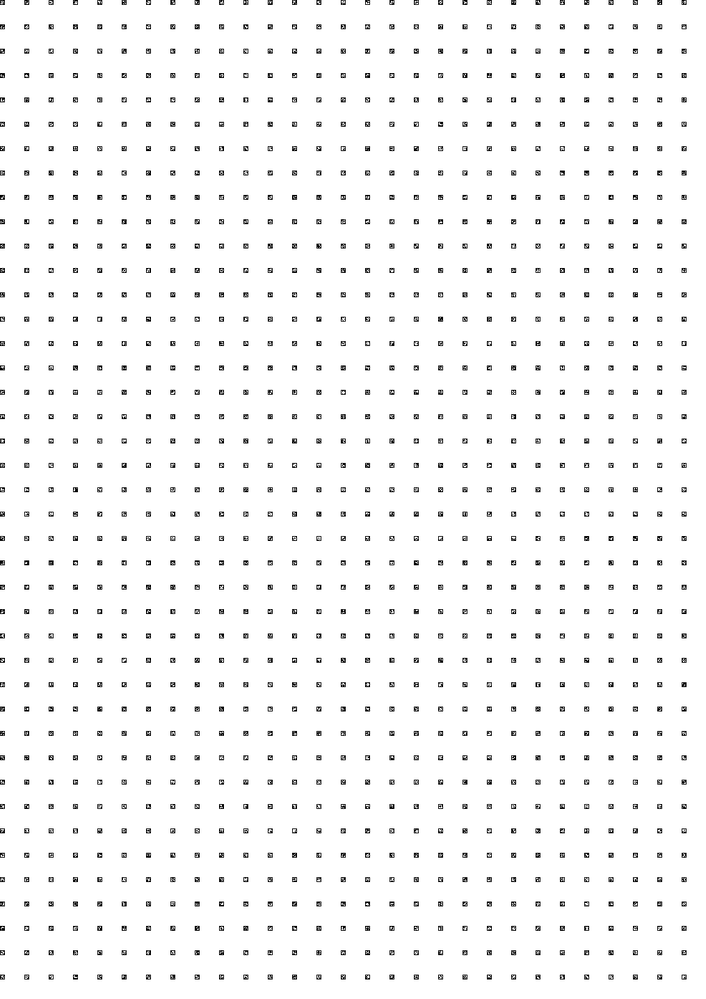
%> input picture CameraCalibration/aruco_grid_5x5_1000.png, 706 x 999 px, shrunk from 1015 x 1435 before the run
$ octave --eval "detect10mmGrid('aruco_grid_5x5_1000.png');"   (GNU Octave 9; MATLAB toolbox functions it lacks are replaced by stand-ins)
%> lines starting %> are read from the running program, lines starting %| are printed output that depends on the picture; in (x1, y1, x2, y2) boxes, pixels count from 0 and x2, y2 are one past the last pixel; in counts of white or black regions, pixels touching at a corner belong together; the program's own positions count from 1
function detect10mmGrid(imagePath)
%> called with imagePath = 'aruco_grid_5x5_1000.png'
    % Read the image
    image = imread(imagePath);
%> image is the input picture: size 999x706 uint8; min 0, max 255, mean 247.1
    grayImage = rgb2gray(image);

    % Apply a median filter to reduce noise while preserving edges
    filteredImage = medfilt2(grayImage, [3 3]);
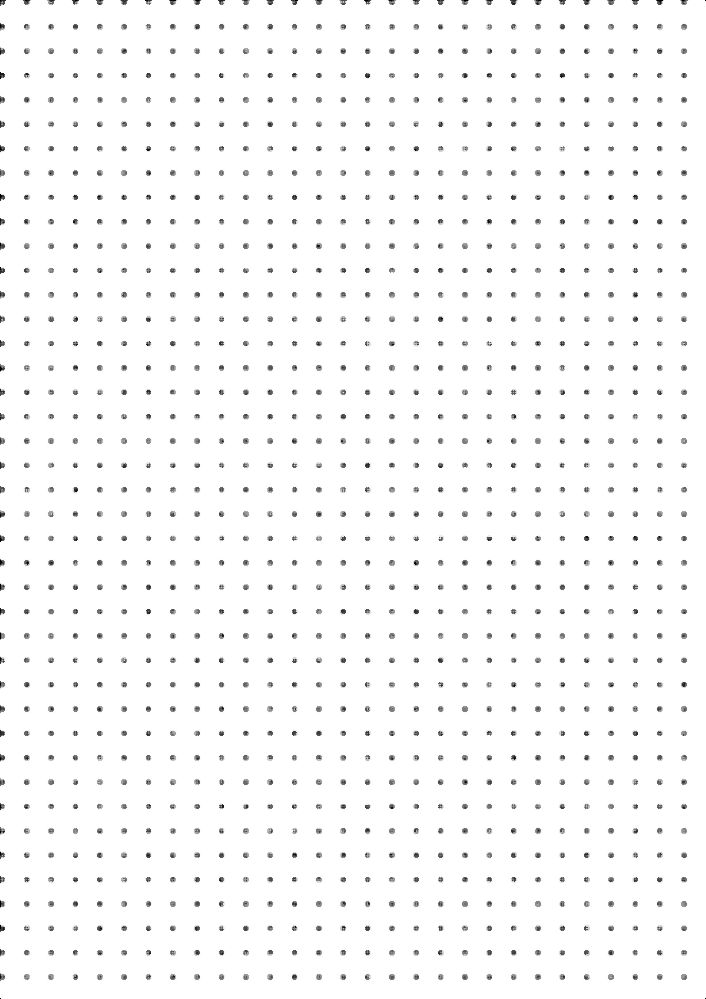
%> filteredImage: size 999x706 uint8; min 0, max 255, mean 248.8

    % Apply adaptive thresholding to get a binary image
    binImage = imbinarize(filteredImage, 'adaptive', 'ForegroundPolarity','dark','Sensitivity',0.4);
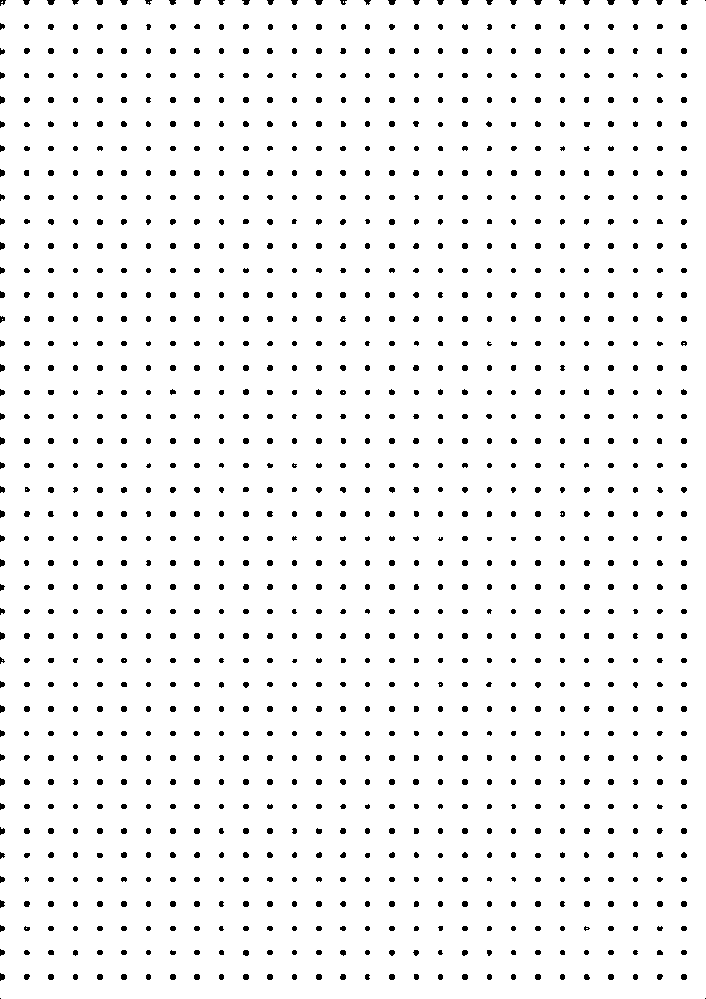
%> binImage: size 999x706 logical; 95.5% white; 1192 black regions (42 under 20 px), largest, box (x1, y1, x2, y2) and area: (121, 24, 127, 30) 32, (316, 24, 322, 30) 32, (681, 24, 687, 30) 32

    % Perform the Hough Transform to find lines
    [H, theta, rho] = hough(binImage);
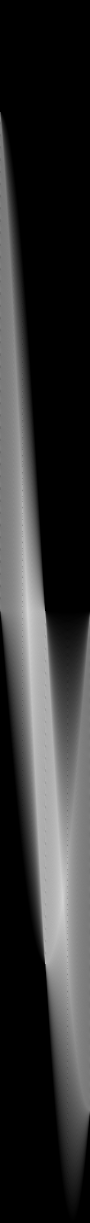
%> H: size 2445x180 double (shown at 1/2 size); min 0, max 1412, mean 275.6; drawn with min black and max white
%> theta = 180 values from -90 to 89; rho = 2445 values from -1222 to 1222
    peaks = houghpeaks(H, 100, 'threshold', ceil(0.3*max(H(:))), 'NHoodSize', [5 5]);
%> peaks = 100 rows, first 12: [1021 46; 1024 46; 1029 46; 1038 46; 1041 46; 1046 46; 1055 46; 1058 46; 1062 46; 1072 46; 1075 46; 1079 46]
    lines = houghlines(binImage, theta, rho, peaks, 'FillGap', 20, 'MinLength', 40);
%> lines = 100 lines; longest, point1 to point2 (x, y): (1, 286) to (706, 992), (1, 282) to (706, 988), (1, 275) to (706, 981), (1, 262) to (706, 968), (1, 258) to (706, 964), (1, 251) to (706, 957)

    % Display the original image
    figure, imshow(image), title('Detected 10mm Grid');
    hold on;

    % Draw the detected lines
    for k = 1:length(lines)
        endpoints = [lines(k).point1; lines(k).point2];
        plot(endpoints(:,1), endpoints(:,2), 'LineWidth', 2, 'Color', 'green');
    end
%> this loop made 100 passes
%> endpoints on passes 1 to 12: [1 286; 706 992], [1 282; 706 988], [1 275; 706 981], [1 262; 706 968], [1 258; 706 964], [1 251; 706 957], [1 238; 706 944], [1 234; 706 940], [1 228; 706 934], [1 214; 706 920], [1 210; 706 916], [1 204; 706 910]
%> `detect10mmGrid('aruco_grid_5x5_1000.png');`:
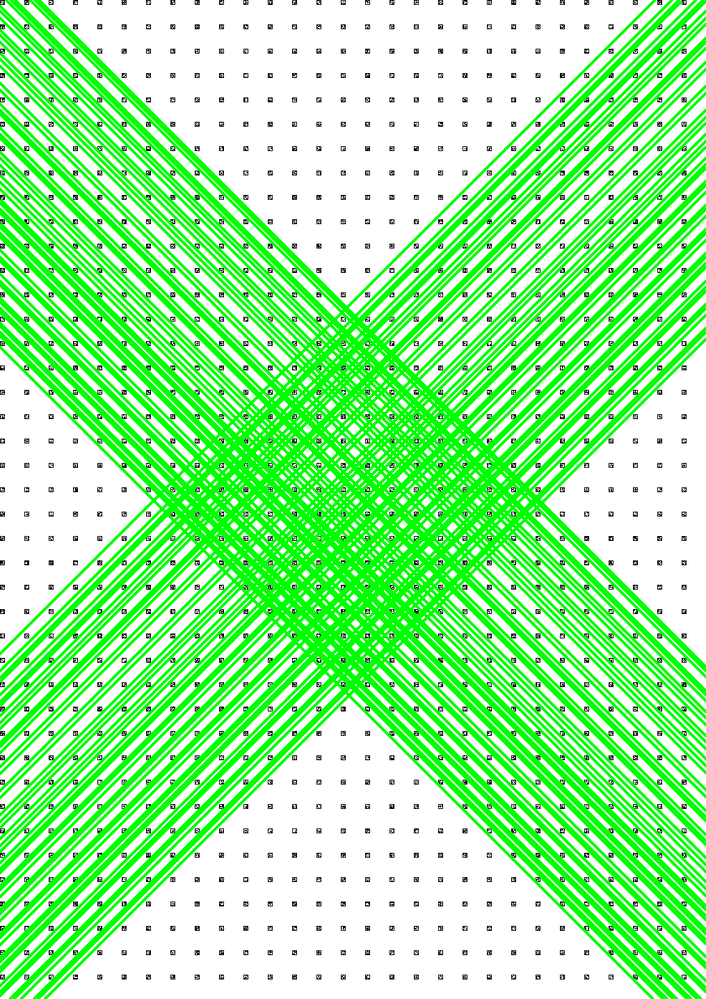
%> figure redrawn from the program's plot data; its title reads 'Detected 10mm Grid'

    hold off;
end

$ run again, on CameraCalibration/aruco_grid_5x5_5mm.png
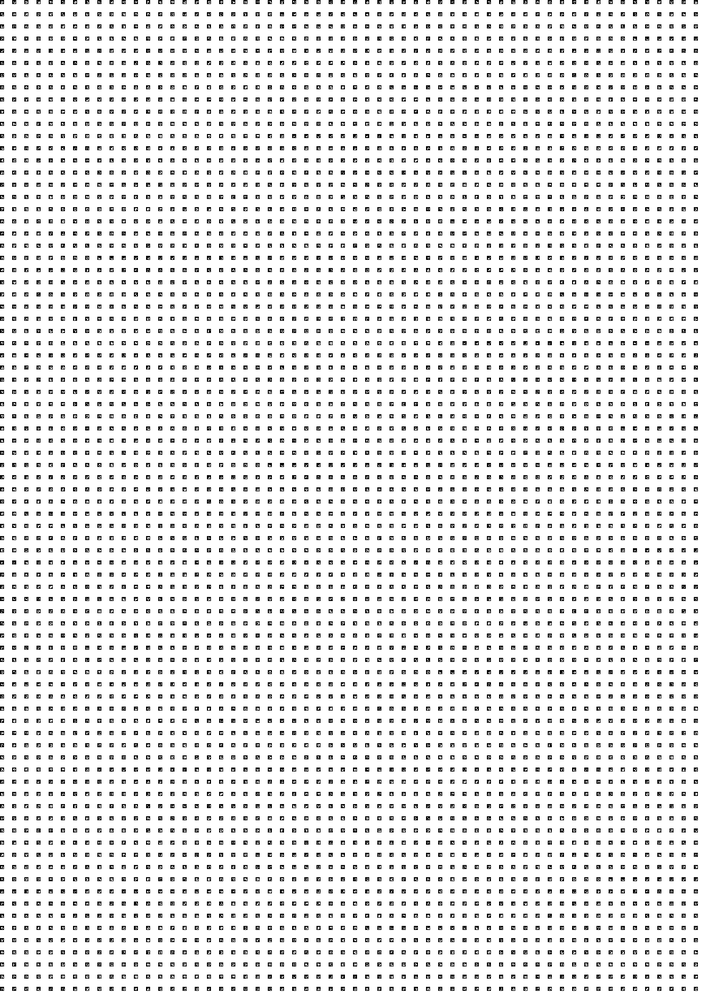
%> input picture CameraCalibration/aruco_grid_5x5_5mm.png, 706 x 999 px, shrunk from 1392 x 1968 before the run
%> in detect10mmGrid, image is the input picture: size 999x706 uint8; min 0, max 255, mean 231.2
%> in detect10mmGrid, `binImage = imbinarize(filteredImage, 'adaptive', 'ForegroundPolarity',..`:
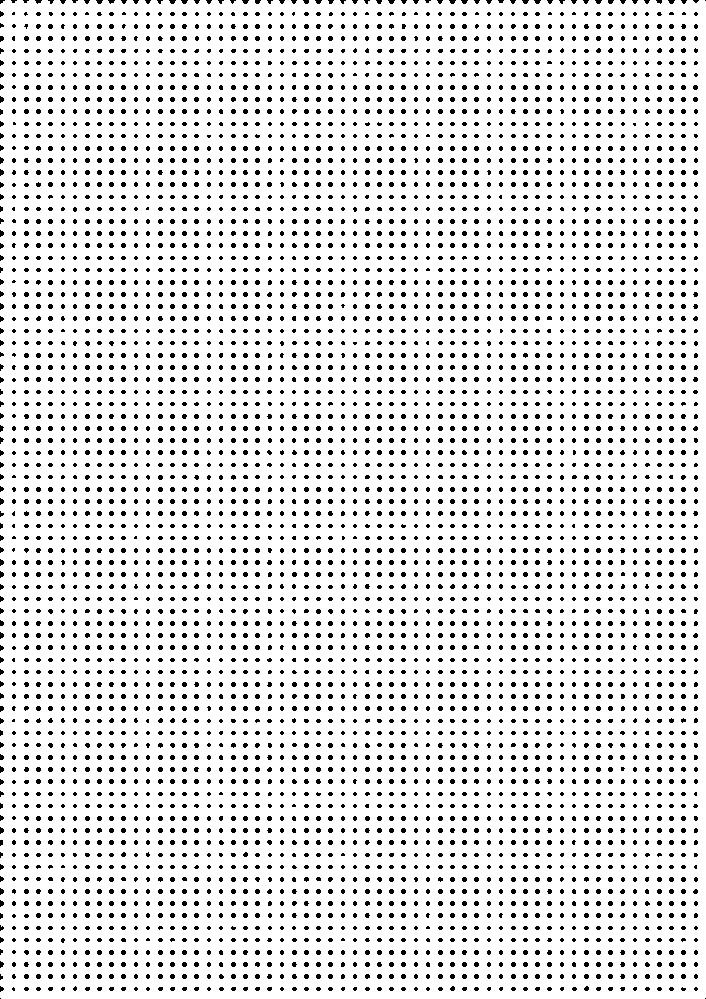
%> binImage: size 999x706 logical; 88.3% white; 4759 black regions (3095 under 20 px), largest, box (x1, y1, x2, y2) and area: (48, 24, 53, 29) 21, (97, 24, 102, 29) 21, (109, 24, 114, 29) 21
%> theta = 180 values from -90 to 89; rho = 2445 values from -1222 to 1222
%> peaks = 100 rows, first 12: [1021 46; 1029 46; 1038 46; 1046 46; 1055 46; 1072 46; 1089 46; 1106 46; 1116 46; 1123 46; 1132 46; 1140 46]
%> lines = 100 lines; longest, point1 to point2 (x, y): (1, 286) to (706, 992), (1, 275) to (706, 981), (1, 262) to (706, 968), (1, 251) to (706, 957), (1, 238) to (706, 944), (1, 214) to (706, 920)
%> the loop in detect10mmGrid, `for k = 1:length(lines)` made 100 passes
%> endpoints on passes 1 to 8: [1 286; 706 992], [1 275; 706 981], [1 262; 706 968], [1 251; 706 957], [1 238; 706 944], [1 214; 706 920], [1 190; 706 896], [1 166; 706 872]
%> `detect10mmGrid('aruco_grid_5x5_1000.png');`:
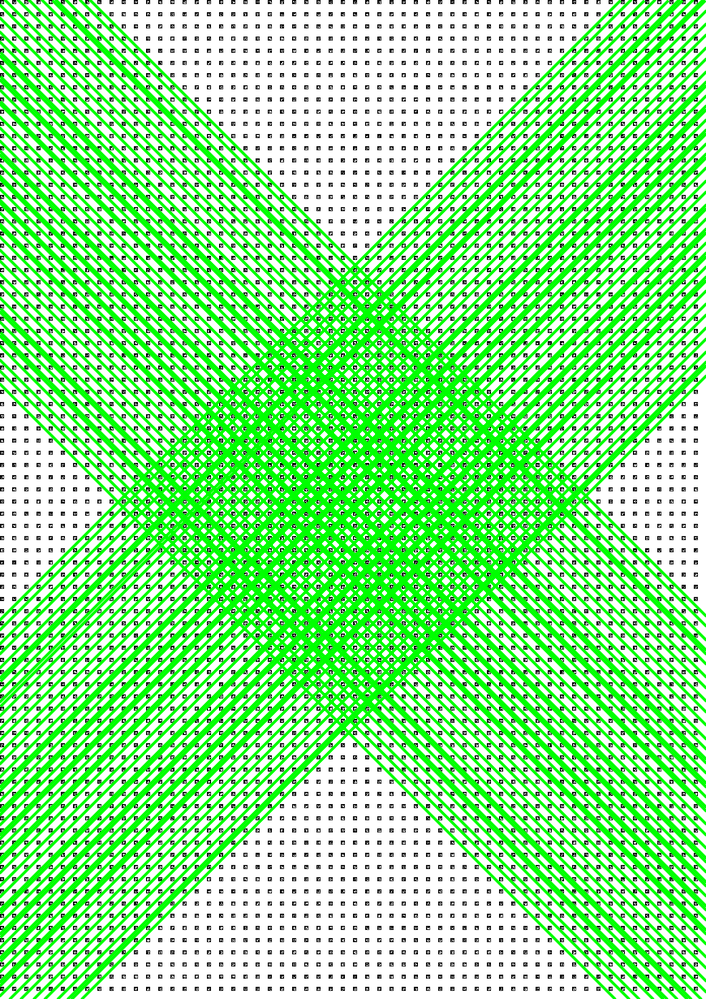
%> figure redrawn from the program's plot data; its title reads 'Detected 10mm Grid'
